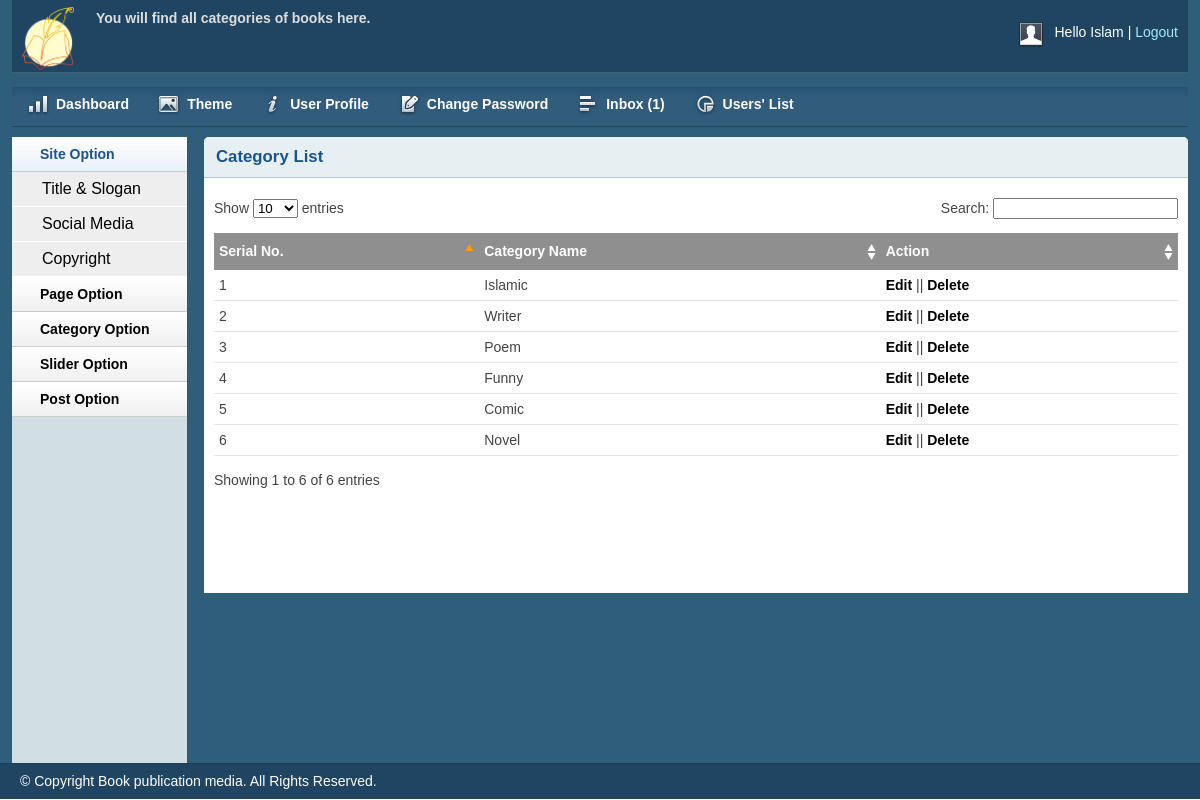
The app's page /admin/catlist.php (signed in) with its own data.
### tables this page shows
CREATE TABLE `tbl_category` (
  `id` int(11) NOT NULL,
  `name` varchar(50) NOT NULL
);

### lib/Database.php (called while the page is built, shortened)
<?php
Class Database{
	public $host   = DB_HOST;
	public $user   = DB_USER;
	public $pass   = DB_PASS;
	public $dbname = DB_NAME;
	public $link;
	private function connectDB(){
	$this->link = new mysqli($this->host, $this->user, $this->pass, $this->dbname);
 }
	public function select($query){
		$result = $this->link->query($query) or die($this->link->error.__LINE__);
		if($result->num_rows > 0){
			return $result;
		} else {
			return false;
		}
	}
}

### admin/catlist.php (the view, shortened to what this page needs)
<?php include 'inc/header.php';?>
<?php include 'inc/sidebar.php';?>
        <div class="grid_10">
            <div class="box round first grid">
                <h2>Category List</h2>
                <div class="block">
                    <table class="data display datatable" id="example">
					<thead>
						<tr>
							<th>Serial No.</th>
							<th>Category Name</th>
							<th>Action</th>
						</tr>
					</thead>
					<tbody>
						<?php
							$query = "select * from tbl_category order by id desc";
							$category = $db->select($query);
							if ($category) {
								$i=0;
								while ($result = $category->fetch_assoc()) {
									$i++;
									?>
						<tr class="odd gradeX">
							<td><?php echo $i;?></td>
							<td><?php echo $result['name'];?></td>
							<td><a href="editcat.php?catid=<?php echo $result['id'];?>">Edit</a> || <a onclick="return confirm('Are You Sure to Delete?');" href="?delcat=<?php echo $result['id'];?>">Delete</a></td>
						</tr>
						<?php } } ?>
					</tbody>
				</table>
               </div>
            </div>
        </div>
        <?php include 'inc/footer.php';?>

### admin/css/layout.css (style rules this page uses)
body { background: #fff none repeat scroll 0 0; color: #444; font-size: 14px; padding: 0; }
a { color: #000; font-weight:bold; text-decoration: none; }
h1, h2, h3, h4, h5, h6 { line-height:1.2em; margin-bottom:.3em; }
h2 { margin-top:1em; }
.box { background:#fff; margin-bottom:20px; padding:10px 10px 10px 10px; margin-left:-8px; }
.box.grid { padding-bottom:40px; }
.box.round { -moz-border-radius: 5px 5px 0px 0px; -webkit-border-radius: 5px 5px 0px 0px; border-radius: 5px 5px 0px 0px; }
.box h2 { font-size:1.2em; font-weight:bold; color:#1B548D; background:#E6F0F3; margin:-10px -10px 0 -10px; padding:10px 12px; border-bottom:1px solid #B3CBD6; -moz-border-radius: 5px 5px 0px 0px; -webkit-border-radius: 5px 5px 0px 0px; border-radius: 5px 5px 0px 0px; }
.box.first { min-height: 406px; }
.block { padding-top:20px; }
.block { padding-bottom:1px; }
table.display { margin: 0 auto; clear: both; width: 100%; }
.sorting_asc { background: #8f8f8f url(../img/table/sort_asc.png) no-repeat center right; padding:8px 5px; text-align:left; color:#fff; }
.sorting { background:#8f8f8f url(../img/table/sort_both.png) no-repeat center right; padding:8px 5px; text-align:left; color:#fff; }
tr.odd { height: 30px; line-height: 30px; border-bottom:1px solid #e6e6e6; }
tr.even { height: 30px; line-height: 30px; border-bottom:1px solid #e6e6e6; }
tr.odd td, tr.even td { padding-left:5px; }

### records on screen
tbl_category: name "Islamic"
tbl_category: name "Writer"
tbl_category: name "Poem"
tbl_category: name "Funny"
tbl_category: name "Comic"
tbl_category: name "Novel"

### other values on screen
Session::get('username') "Islam"
$count "1"
